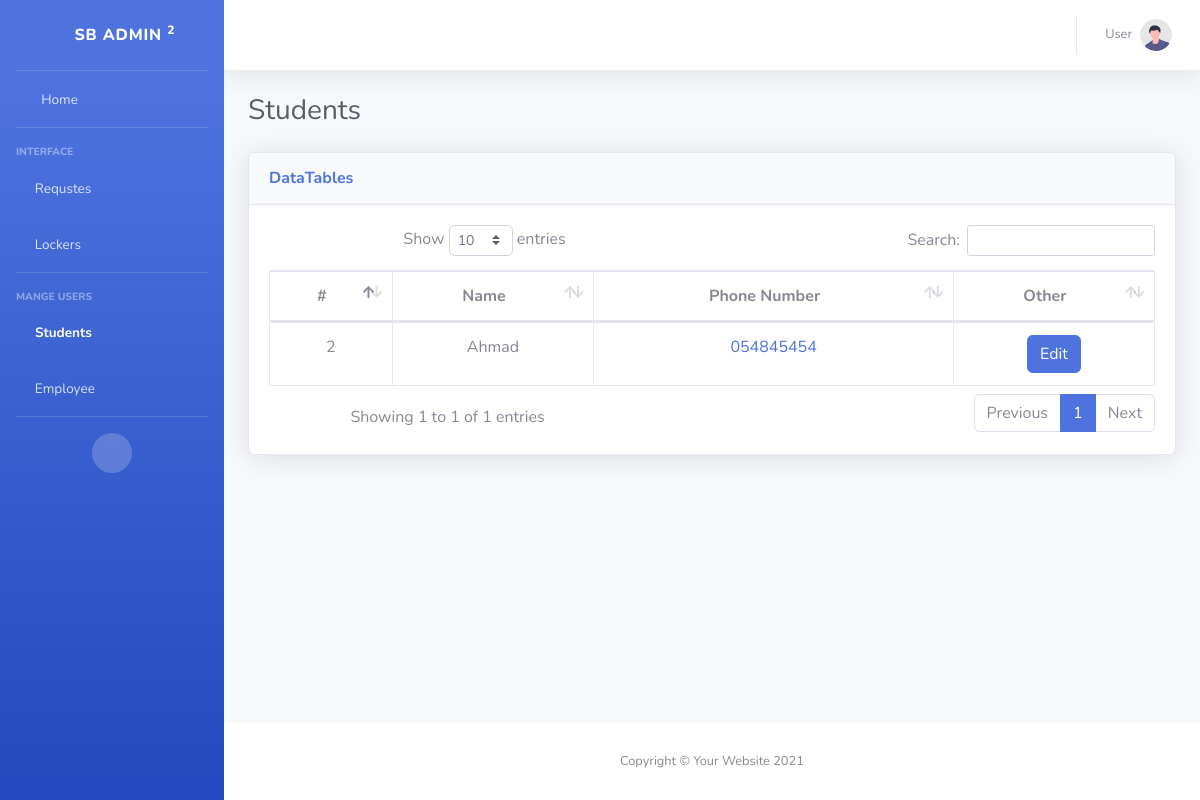
The app's page /app/dashboard/students.php (signed in), older data.
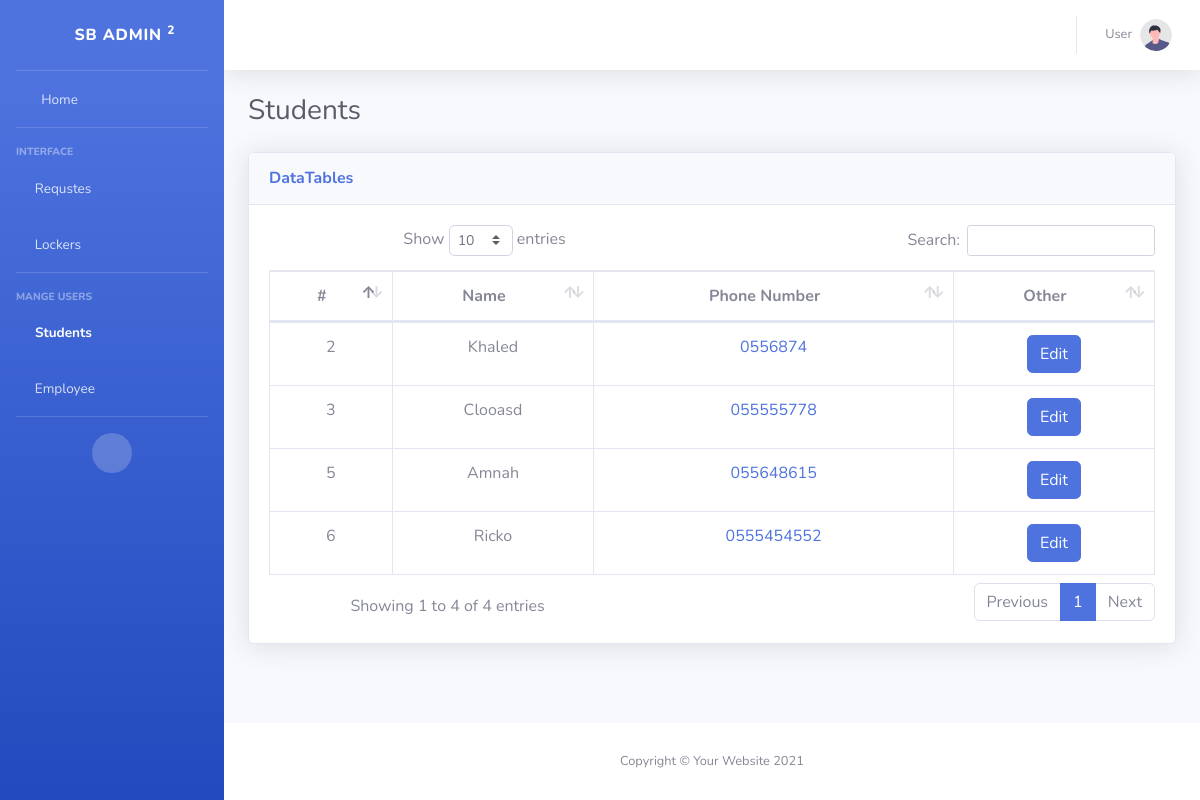
The same page, newer data.
### tables this page shows
CREATE TABLE `students` (
  `id` int(11) NOT NULL,
  `name` varchar(225) NOT NULL,
  `phone_number` varchar(225) NOT NULL,
  `username` varchar(225) NOT NULL,
  `password` varchar(225) NOT NULL
);

### app/dashboard/students.php (the view, shortened to what the changed rows need)
<?php
include "../inc/conf.php";
$students = $conn->query("SELECT * FROM `students`")->fetchAll();
?>
<!DOCTYPE html>
<html lang="en">
<head>
    <link href="vendor/fontawesome-free/css/all.min.css" rel="stylesheet" type="text/css">
    <link href="css/sb-admin-2.min.css" rel="stylesheet">
    <link href="vendor/datatables/dataTables.bootstrap4.min.css" rel="stylesheet">
</head>
<body id="page-top">
    <div id="wrapper">
        <div id="content-wrapper" class="d-flex flex-column">
            <div id="content">
                <div class="container-fluid">
                    <div class="d-sm-flex align-items-center justify-content-between mb-4">
                        <h1 class="h3 mb-0 text-gray-800">Students</h1>
                    </div>
            <div class="card shadow mb-4">
            <div class="card-body">
              <div class="table-responsive text-center" >
                <table class="table table-bordered" id="dataTable" width="100%" cellspacing="0">
                  <thead>
                    <tr>
                      <th>#</th>
                      <th>Name</th>
                      <th>Phone Number</th>
                      <th>Other</th>
                    </tr>
                  </thead>
                  <tbody>
                      <?php foreach($students as $val): ?>
                    <tr>
                      <td><?=$val['id']?></td>
                      <td><?=$val['name']?></td>
                      <td><a href="tel:<?=$val['phone_number']?>"><?=$val['phone_number']?></a></td>
                      <td><a href="#" class="btn btn-primary" data-toggle="modal" data-target="#exampleModal<?=$val['id']?>">Edit</a></td>
                    </tr>
                    <?php  endforeach; ?>
                  </tbody>
                </table>
              </div>
            </div>
          </div>
                </div>
            </div>
        </div>
    </div>
</body>
</html>

Row changes from the older to the newer data that the page shows:
changed students id 2: name "Ahmad" → "Khaled"; phone_number "054845454" → "0556874"
added students: id "3", name "Clooasd", phone_number "055555778"
added students: id "5", name "Amnah", phone_number "055648615"
added students: id "6", name "Ricko", phone_number "0555454552"
Text that changed along with them:
text written by a page script: "Show entries Search: Showing 1 to 1 of 1 entries Previous 1 Next" → "Show entries Search: Showing 1 to 4 of 4 entries Previous 1 Next"
